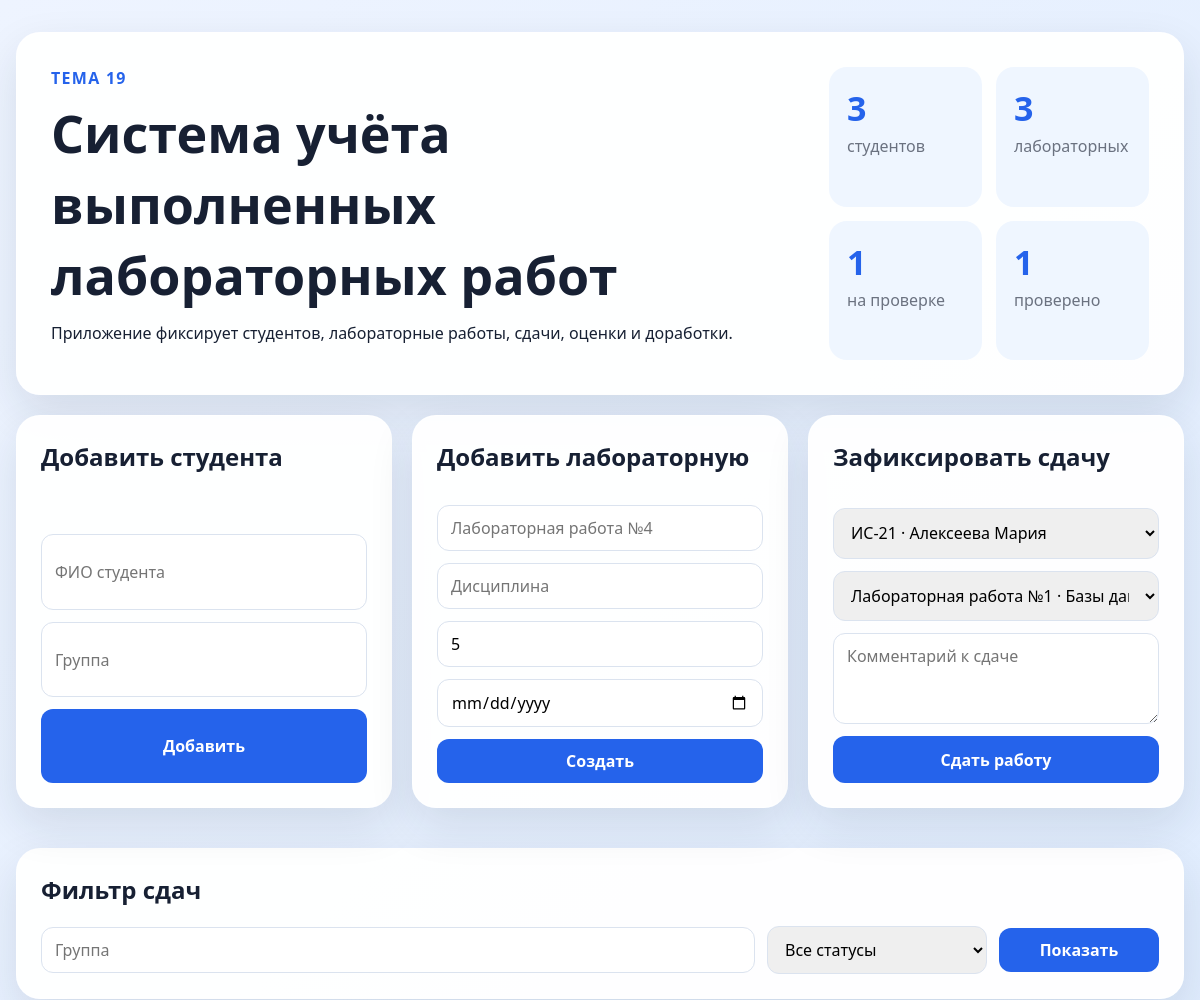
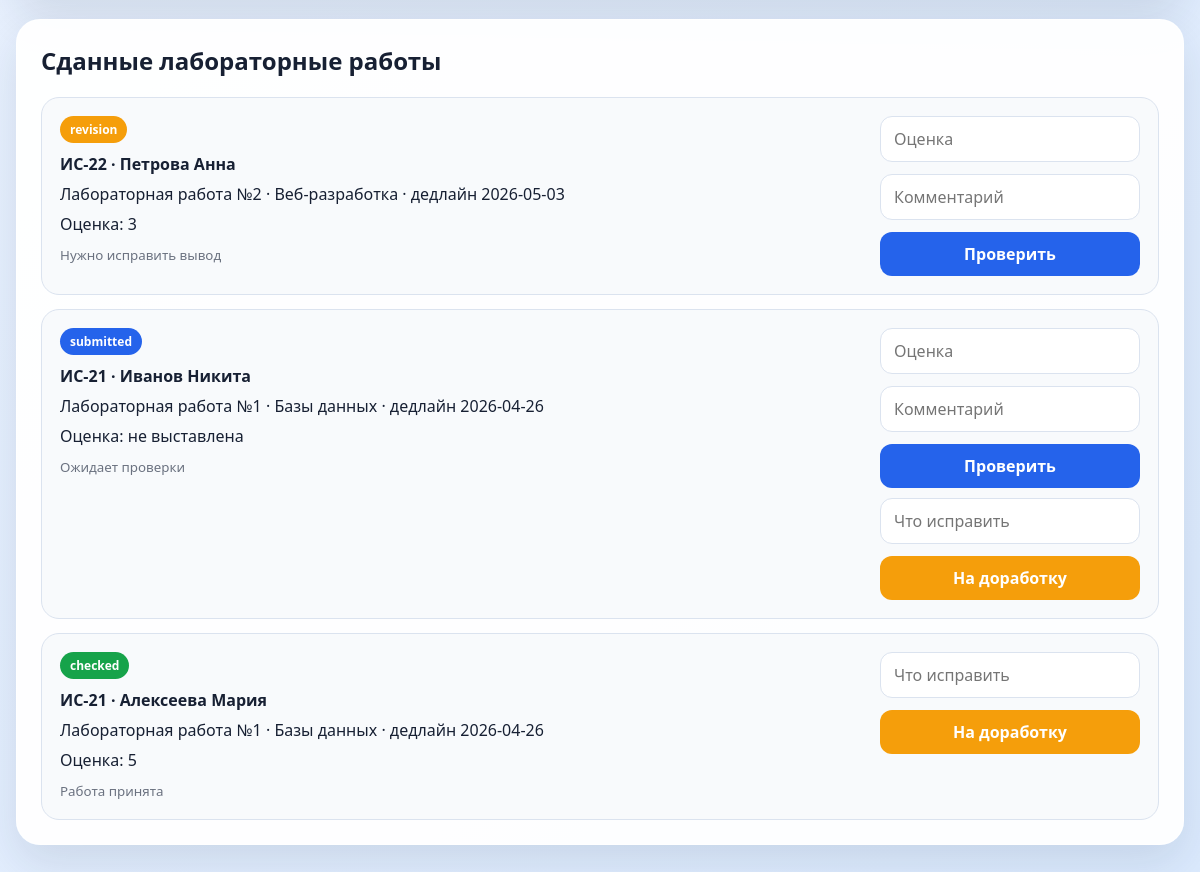
The page / on the database its author committed (2 pictures, top to bottom).
### tables this page shows
CREATE TABLE submissions (
    id INTEGER PRIMARY KEY AUTOINCREMENT,
    student_id INTEGER NOT NULL,
    lab_work_id INTEGER NOT NULL,
    submitted_at TEXT NOT NULL DEFAULT CURRENT_TIMESTAMP,
    score INTEGER,
    status TEXT NOT NULL DEFAULT 'submitted'
        CHECK (status IN ('submitted', 'checked', 'revision')),
    comment TEXT,
    FOREIGN KEY (student_id) REFERENCES students(id) ON DELETE CASCADE,
    FOREIGN KEY (lab_work_id) REFERENCES lab_works(id) ON DELETE CASCADE
);

CREATE TABLE students (
    id INTEGER PRIMARY KEY AUTOINCREMENT,
    full_name TEXT NOT NULL,
    group_name TEXT NOT NULL,
    created_at TEXT NOT NULL DEFAULT CURRENT_TIMESTAMP
);

CREATE TABLE lab_works (
    id INTEGER PRIMARY KEY AUTOINCREMENT,
    title TEXT NOT NULL,
    subject TEXT NOT NULL,
    max_score INTEGER NOT NULL DEFAULT 5,
    deadline TEXT NOT NULL
);

### app.py (the view)
@app.get("/")
def index():
    status = request.args.get("status", "").strip()
    group_name = request.args.get("group", "").strip()
    return render_template(
        "index.html",
        students=get_students(),
        labs=get_labs(),
        submissions=get_submissions(status or None, group_name or None),
        stats=get_stats(),
        selected_status=status,
        group_name=group_name,
    )

### database.py (called while the page is built)
def get_connection():
    connection = sqlite3.connect(DB_PATH)
    connection.row_factory = sqlite3.Row
    connection.execute("PRAGMA foreign_keys = ON")
    return connection

def get_stats():
    with get_connection() as connection:
        students = connection.execute("SELECT COUNT(*) FROM students").fetchone()[0]
        labs = connection.execute("SELECT COUNT(*) FROM lab_works").fetchone()[0]
        submitted = connection.execute("SELECT COUNT(*) FROM submissions WHERE status = 'submitted'").fetchone()[0]
        checked = connection.execute("SELECT COUNT(*) FROM submissions WHERE status = 'checked'").fetchone()[0]
        return {"students": students, "labs": labs, "submitted": submitted, "checked": checked}

def get_students():
    with get_connection() as connection:
        rows = connection.execute("SELECT * FROM students ORDER BY group_name, full_name").fetchall()
        return [dict(row) for row in rows]

def get_labs():
    with get_connection() as connection:
        rows = connection.execute("SELECT * FROM lab_works ORDER BY deadline").fetchall()
        return [dict(row) for row in rows]

### templates/index.html (shortened to what this page needs)
<!DOCTYPE html>
<html lang="ru">
<head>
    <link rel="stylesheet" href="{{ url_for('static', filename='styles.css') }}">
</head>
<body>
<main class="page">
    <section class="hero">
        <div>
            <p class="eyebrow">Тема 19</p>
            <h1>Система учёта выполненных лабораторных работ</h1>
            <p>Приложение фиксирует студентов, лабораторные работы, сдачи, оценки и доработки.</p>
        </div>
        <div class="stats">
            <article><span>{{ stats.students }}</span><p>студентов</p></article>
            <article><span>{{ stats.labs }}</span><p>лабораторных</p></article>
            <article><span>{{ stats.submitted }}</span><p>на проверке</p></article>
            <article><span>{{ stats.checked }}</span><p>проверено</p></article>
        </div>
    </section>
    <section class="grid three">
        <form class="card" action="{{ url_for('create_student') }}" method="post">
            <h2>Добавить студента</h2>
            <input name="full_name" placeholder="ФИО студента" required>
            <input name="group_name" placeholder="Группа" required>
            <button>Добавить</button>
        </form>
        <form class="card" action="{{ url_for('create_lab') }}" method="post">
            <h2>Добавить лабораторную</h2>
            <input name="title" placeholder="Лабораторная работа №4" required>
            <input name="subject" placeholder="Дисциплина" required>
            <input name="max_score" type="number" min="1" max="100" value="5" required>
            <input name="deadline" type="date" required>
            <button>Создать</button>
        </form>
        <form class="card" action="{{ url_for('create_submission') }}" method="post">
            <h2>Зафиксировать сдачу</h2>
            <select name="student_id" required>
                {% for student in students %}
                    <option value="{{ student.id }}">{{ student.group_name }} · {{ student.full_name }}</option>
                {% endfor %}
            </select>
            <select name="lab_work_id" required>
                {% for lab in labs %}
                    <option value="{{ lab.id }}">{{ lab.title }} · {{ lab.subject }}</option>
                {% endfor %}
            </select>
            <textarea name="comment" placeholder="Комментарий к сдаче"></textarea>
            <button>Сдать работу</button>
        </form>
    </section>
    <section class="card">
        <h2>Фильтр сдач</h2>
        <form class="filter" action="{{ url_for('index') }}" method="get">
            <input name="group" value="{{ group_name }}" placeholder="Группа">
            <select name="status">
                <option value="" {% if not selected_status %}selected{% endif %}>Все статусы</option>
            </select>
            <button>Показать</button>
        </form>
    </section>
    <section class="card">
        <h2>Сданные лабораторные работы</h2>
        <div class="cards">
            {% for item in submissions %}
                <article class="task">
                    <div>
                        <span class="badge badge-{{ item.status }}">{{ item.status }}</span>
                        <strong>{{ item.group_name }} · {{ item.full_name }}</strong>
                        <p>{{ item.title }} · {{ item.subject }} · дедлайн {{ item.deadline }}</p>
                        <p>Оценка: {{ item.score if item.score is not none else 'не выставлена' }}</p>
                        <small>{{ item.comment or 'без комментария' }}</small>
                    </div>
                    <div class="actions">
                        {% if item.status != 'checked' %}
                            <form action="{{ url_for('check', submission_id=item.id) }}" method="post">
                                <input name="score" type="number" min="0" max="100" placeholder="Оценка" required>
                                <input name="comment" placeholder="Комментарий">
                                <button>Проверить</button>
                            </form>
                        {% endif %}
                        {% if item.status != 'revision' %}
                            <form action="{{ url_for('revision', submission_id=item.id) }}" method="post">
                                <input name="comment" placeholder="Что исправить" required>
                                <button class="secondary">На доработку</button>
                            </form>
                        {% endif %}
                    </div>
                </article>
            {% else %}
                <p class="muted">Сдачи не найдены.</p>
            {% endfor %}
        </div>
    </section>
</main>
</body>
</html>

### static/styles.css (style rules this page uses)
:root { --bg: #eef4ff; --card: #ffffff; --text: #172033; --muted: #6b7280; --primary: #2563eb; --primary-dark: #1d4ed8; --warning: #f59e0b; --success: #16a34a; --danger: #dc2626; --border: #dbe3ef; --shadow: 0 18px 45px rgba(22, 32, 51, 0.11); }
* { box-sizing: border-box; }
body { margin: 0; font-family: "Segoe UI", Arial, sans-serif; color: var(--text); background: linear-gradient(135deg, #eef4ff 0%, #dbeafe 100%); }
.page { width: min(1180px, calc(100% - 32px)); margin: 32px auto; }
.hero, .card { background: rgba(255, 255, 255, 0.94); border: 1px solid rgba(255, 255, 255, 0.75); border-radius: 24px; box-shadow: var(--shadow); }
.hero { display: flex; justify-content: space-between; gap: 24px; padding: 34px; }
.eyebrow { margin: 0 0 8px; color: var(--primary); font-weight: 800; text-transform: uppercase; letter-spacing: 0.08em; }
h1, h2, p { margin-top: 0; }
h1 { margin-bottom: 12px; font-size: clamp(32px, 5vw, 52px); }
.stats { display: grid; grid-template-columns: repeat(2, minmax(120px, 1fr)); gap: 14px; min-width: 320px; }
.stats article { padding: 18px; border-radius: 18px; background: #eff6ff; }
.stats span { display: block; font-size: 34px; font-weight: 800; color: var(--primary); }
.stats p { margin: 4px 0 0; color: var(--muted); }
.grid { display: grid; grid-template-columns: 1fr 1fr; gap: 20px; margin: 20px 0; }
.grid.three { grid-template-columns: repeat(3, 1fr); }
.card { padding: 24px; margin-bottom: 20px; }
form { display: grid; gap: 12px; }
.filter { grid-template-columns: 1fr 220px 160px; align-items: center; }
input, select, textarea, button { width: 100%; border: 1px solid var(--border); border-radius: 12px; padding: 11px 13px; font: inherit; }
textarea { min-height: 88px; resize: vertical; }
button { border: none; color: white; background: var(--primary); font-weight: 800; cursor: pointer; }
button.secondary { background: var(--warning); }
.cards { display: grid; gap: 14px; }
.task { display: grid; grid-template-columns: 1fr 260px; gap: 18px; padding: 18px; border: 1px solid var(--border); border-radius: 18px; background: #f8fafc; }
.task strong { display: block; margin: 10px 0 8px; }
.task p { margin-bottom: 8px; }
.task small, .muted { color: var(--muted); }
.actions { display: grid; gap: 10px; align-content: start; }
.badge { display: inline-block; padding: 5px 10px; border-radius: 999px; color: #fff; font-size: 12px; font-weight: 800; }
.badge-planned, .badge-submitted { background: var(--primary); }
.badge-in_progress, .badge-revision { background: var(--warning); }
.badge-done, .badge-checked { background: var(--success); }

### rows shown on the page
submissions: status "revision", group_name "ИС-22", full_name "Петрова Анна", title "Лабораторная работа №2", subject "Веб-разработка", deadline "2026-05-03", score "3", comment "Нужно исправить вывод"
submissions: status "submitted", group_name "ИС-21", full_name "Иванов Никита", title "Лабораторная работа №1", subject "Базы данных", deadline "2026-04-26", score "не выставлена", comment "Ожидает проверки"
submissions: status "checked", group_name "ИС-21", full_name "Алексеева Мария", title "Лабораторная работа №1", subject "Базы данных", deadline "2026-04-26", score "5", comment "Работа принята"

### other values the page prints
{{ stats.students }} "3"
{{ stats.labs }} "3"
{{ stats.submitted }} "1"
{{ stats.checked }} "1"
form field student_id "ИС-21 · Алексеева Мария"
form field lab_work_id "Лабораторная работа №1 · Базы данных"
